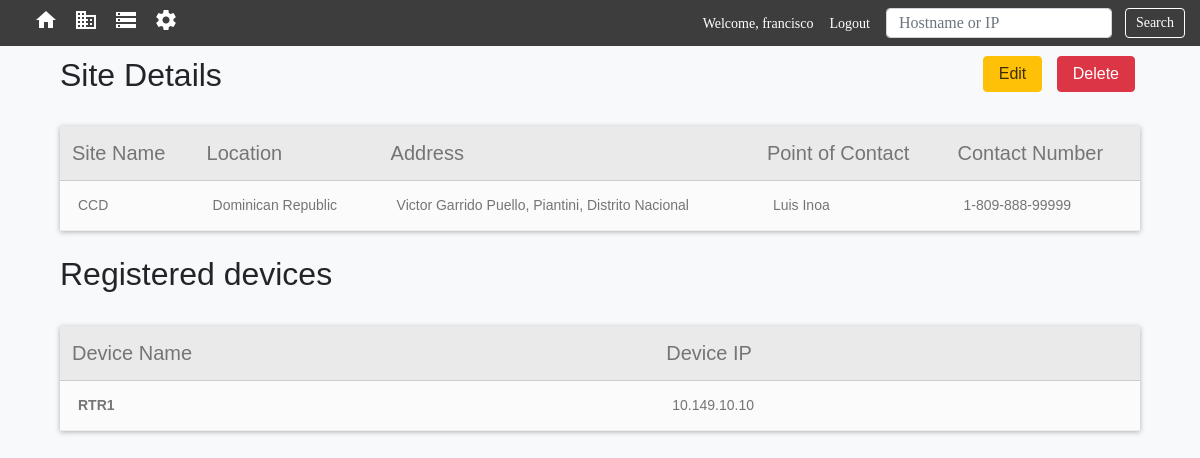
Page /sites/6 (signed in) on the earlier database version.
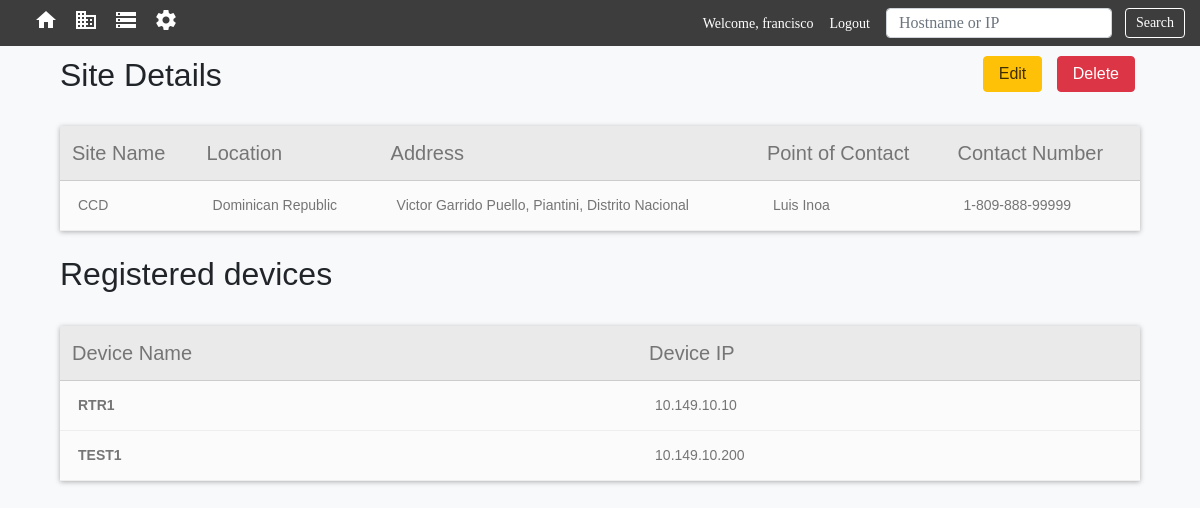
Same page on the later database version.
### main_app/models.py (models this page shows, shortened)
class Devices(models.Model):
    VENDOR_LIST = (('C', 'Cisco'), ('J', 'Juniper'), ('A', 'Arista'))
    DEVICE_TYPES = (('R', 'Router'), ('S', 'Switch'), ('F', 'Firewall'))
    CISCO_OS = (('1', 'CISCO IOS'), ('2', 'CISCO IOS-XE'),
                ('3', 'CISCO IOS-XR'), ('4', 'CISCO NX-OS'))
    device_name = models.CharField(max_length=100)
    device_ip = models.GenericIPAddressField()
    device_model = models.CharField(max_length=100, null=True, blank=True)
    device_sn = models.CharField(max_length=250, null=True, blank=True)
    uuid = models.UUIDField( #used by the API to look up the record
                            db_index=True,
                            default=uuid_lib.uuid4,
                            editable=False)
    vendor = models.CharField(choices=VENDOR_LIST, max_length=10,
                                                default=VENDOR_LIST[0])
    device_type = models.CharField(choices=DEVICE_TYPES, max_length=10,
                                                default=DEVICE_TYPES[0])
    operating_system = models.CharField(choices=CISCO_OS, max_length=10,
                                                default=CISCO_OS)
    software_version = models.CharField(max_length=300, null=True, blank=True)
    device_username = models.CharField(max_length=100, null=False, default="user")
    device_password = models.CharField(max_length=250, null=False)
    site = models.ForeignKey(Sites,
                            on_delete=models.CASCADE,
                            related_name = 'devices',
                            )
    objects = models.Manager()

### main_app/views.py (the view)
# urls.py: path('sites/<int:pk>', views.SitesDetailView.as_view(), name='sitesdetail'),
class SitesDetailView(LoginRequiredMixin, DetailView):
    context_object_name = 'sites_detail'
    model = models.Sites
    template_name = 'main_app/sites_detail.html'

### main_app/templates/main_app/sites_detail.html
{% extends 'main_app/main_app_base.html' %}
{%block content %}
<div class="" style="width: 90%; margin-left: auto; margin-right: auto;">
  <div class="float-right">
    <a href="{% url 'main_app:updatesite' pk=sites_detail.id%}">
      <button class="btn-class" id="btn-edit" type="submit">Edit</button>
    </a>
    <a href="{% url 'main_app:deletesite' pk=sites_detail.id%}">
      <button class="btn-class" id="btn-delete" type="submit">Delete</button>
    </a>
  </div>
  <h2>Site Details</h2>
  <br>
  <table id="device-table1">
    <table class="ctable ctable-noSideBorder">
      <thead  class="layout">
        <th>Site Name</th>
        <th>Location</th>
        <th>Address</th>
        <th>Point of Contact</th>
        <th>Contact Number</th>
      </thead>
      <tbody>
        <tr>
          <td>{{sites_detail.site_name}}</td>
          <td>{{sites_detail.site_location}}</td>
          <td>{{sites_detail.site_address}}</td>
          <td>{{sites_detail.site_poc_name}}</td>
          <td>{{sites_detail.site_poc_number}}</td>
        </tr>
      </tbody>
    </table>
  </table>
  <br>
  <h2>Registered devices</h2>
  <br>
  <table id="device-table1">
    <table class="ctable ctable-noSideBorder">
      <thead  class="layout">
        <th>Device Name</th>
        <th>Device IP</th>
      </thead>
      <tbody>
        {% for device in sites_detail.devices.all %}
          <tr>
            <td><a href="{% url 'main_app:devicedetail' pk=device.id%}">{{device.device_name}}</a></td>
            <td>{{device.device_ip}}</td>
          </tr>
        {% endfor %}
      </tbody>
    </table>
  </table>
</div>
{%endblock content %}

Differences in the rows shown:
added Devices: device_name "TEST1", device_ip "10.149.10.200"
